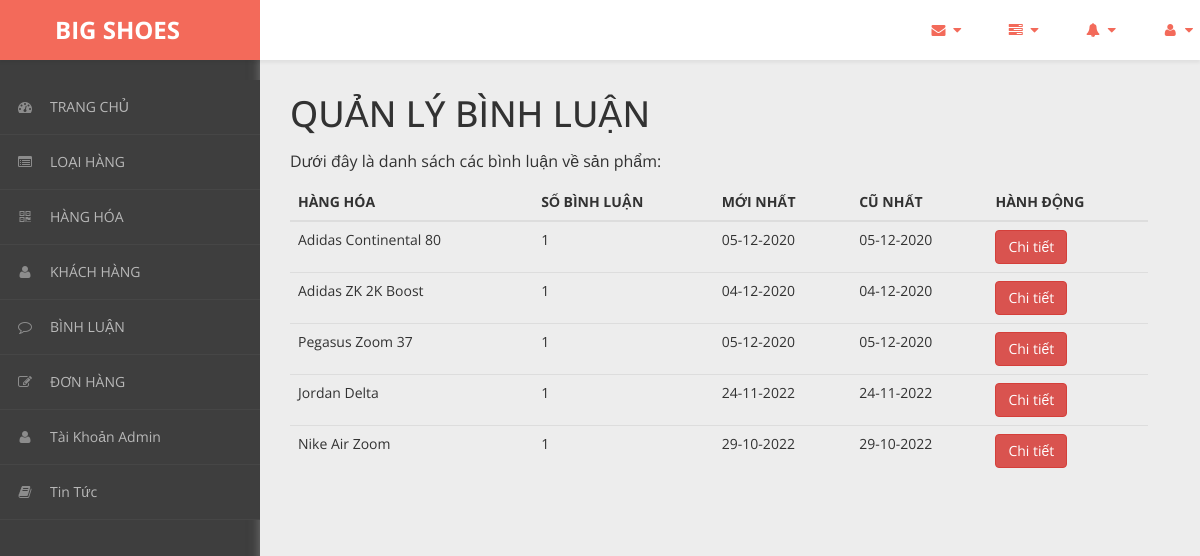
/admin/content/binh-luan/binh-luan-list.php (signed in), run on the app's committed database.
### tables this page shows
CREATE TABLE `hang_hoa` (
  `ma_hh` int(11) NOT NULL,
  `ten_hh` varchar(50) NOT NULL,
  `hinh` varchar(50) NOT NULL,
  `don_gia` int(11) NOT NULL,
  `giam_gia` int(11) NOT NULL,
  `mo_ta` varchar(500) NOT NULL,
  `ma_loai` int(11) NOT NULL
);

### admin/dao/pdo.php (called while the page is built, shortened)
<?php
    function pdo_get_connection(){
        $pdo = new PDO("mysql:host=localhost;dbname=bigshoes",'root','');
        $pdo->setAttribute(PDO::ATTR_ERRMODE, PDO::ERRMODE_EXCEPTION);
        return $pdo;
    }
    function pdo_query($sql){
        $sql_args = array_slice(func_get_args(),1);
        try{
            $conn = pdo_get_connection();
            $stmt = $conn ->prepare($sql);
            $stmt -> execute($sql_args);
            $rows = $stmt -> fetchAll();
            return $rows;
        }catch(PDOException $e){
            throw $e;
        }finally{
            unset($conn);
        }
    }
    ?>

### admin/dao/thong-ke.php (called while the page is built, shortened)
<?php
    require_once ('pdo.php');
    function thong_ke_binh_luan(){
    $sql = "SELECT hh.ma_hh, hh.ten_hh,"
            . " COUNT(*) so_luong,"
            . " MIN(bl.ngay_bl) cu_nhat,"
            . " MAX(bl.ngay_bl) moi_nhat"
            . " FROM binh_luan bl "
            . " JOIN hang_hoa hh ON hh.ma_hh=bl.ma_hh "
            . " GROUP BY hh.ma_hh, hh.ten_hh"
            . " HAVING so_luong > 0";
    return pdo_query($sql);
    }
?>

### admin/content/binh-luan/binh-luan-list.php (the view, shortened to what this page needs)
<!DOCTYPE html>
<html xmlns="http://www.w3.org/1999/xhtml">
<head>
    <link href="../../../css/admin/css/bootstrap.css" rel="stylesheet" />
    <link href="../../../css/admin/css/font-awesome.css" rel="stylesheet" />
    <link href="../../../css/admin/css/custom-styles.css" rel="stylesheet" />
</head>
<body>
    <div id="wrapper">
        <nav class="navbar navbar-default top-navbar" role="navigation">
            <div class="navbar-header">
                <a class="navbar-brand" href="../../../../bigshoes/trang-chinh/"><strong style = "margin-left: 40px;">BIG SHOES</strong></a>
            </div>
            <ul class="nav navbar-top-links navbar-right">
                <li class="dropdown">
                    <a class="dropdown-toggle" data-toggle="dropdown" href="#" aria-expanded="false">
                        <i class="fa fa-envelope fa-fw"></i> <i class="fa fa-caret-down"></i>
                    </a>
                </li>
                <li class="dropdown">
                    <a class="dropdown-toggle" data-toggle="dropdown" href="#" aria-expanded="false">
                        <i class="fa fa-tasks fa-fw"></i> <i class="fa fa-caret-down"></i>
                    </a>
                </li>
                <li class="dropdown">
                    <a class="dropdown-toggle" data-toggle="dropdown" href="#" aria-expanded="false">
                        <i class="fa fa-bell fa-fw"></i> <i class="fa fa-caret-down"></i>
                    </a>
                </li>
                <li class="dropdown">
                    <a class="dropdown-toggle" data-toggle="dropdown" href="#" aria-expanded="false">
                        <i class="fa fa-user fa-fw"></i> <i class="fa fa-caret-down"></i>
                    </a>
                </li>
            </ul>
        </nav>
        <nav class="navbar-default navbar-side" role="navigation">
            <div class="sidebar-collapse">
                <ul class="nav" id="main-menu">
                    <li>
                        <a href="../thong-ke/thong-ke-list.php"><i class="fa fa-dashboard"></i>TRANG CHỦ</a>
                    </li>
                    <li>
                        <a href="../loai-hang/loai-hang-list.php"><i class="fa fa-list-alt" aria-hidden="true"></i>LOẠI HÀNG</a>
                    </li>
                    <li>
                        <a href="../hang-hoa/hang-hoa-list.php"><i class="fa fa-qrcode"></i>HÀNG HÓA</a>
                    </li>
                    <li>
                        <a href="../khach-hang/khach-hang-list.php"><i class="fa fa-user"></i>KHÁCH HÀNG</a>
                    </li>
                    <li>
                        <a href="../binh-luan/binh-luan-list.php"><i class="fa fa-comment-o" aria-hidden="true"></i>BÌNH LUẬN</a>
                    </li>
                    <li>
                        <a href="../hoa-don/hoa-don-list.php"><i class="fa fa-edit"></i>ĐƠN HÀNG</a>
                    </li>
                    <li>
                        <a href="../tai_khoan_admin/thong-tin-tk.php"><i class="fa fa-user"></i>Tài Khoản Admin</a>
                    </li>
                    <li>
                        <a href="../tin-tuc/tin-tuc-list.php"><i class="fa fa-book"></i>Tin Tức</a>
                    </li>
                </ul>
            </div>
        </nav>
        <div id="page-wrapper">
		  <div class="header">
                        <div class="page-header">
                            <h1>QUẢN LÝ BÌNH LUẬN</h1>
                            <p>Dưới đây là danh sách các bình luận về sản phẩm: </p>
                            <?php
                                require_once ('../../daO/thong-ke.php');
                                $items = thong_ke_binh_luan();
                            ?>
                            <table class="table table-hover">
                                <thead>
                                  <tr>
                                    <th>HÀNG HÓA</th>
                                    <th>SỐ BÌNH LUẬN</th>
                                    <th>MỚI NHẤT</th>
                                    <th>CŨ NHẤT</th>
                                    <th>HÀNH ĐỘNG</th>
                                  </tr>
                                </thead>
                                <tbody>
                                <?php foreach($items as $item){
                                     extract($item);
                                    ?>
                                  <tr>
                                    <td><?=$ten_hh?></td>
                                    <td><?=$so_luong?></td>
                                    <td><?=$moi_nhat?></td>
                                    <td><?=$cu_nhat?></td>
                                    <td><a href="binh-luan-detail.php?ma_hh=<?=$ma_hh?>"><button class="btn btn-danger">Chi tiết</button></a></td>
                                  </tr>
                                <?php } ?>
                                </tbody>
                              </table>
                        </div>
		</div>
            </div>
        </div>
</body>
</html>

### css/admin/css/custom-styles.css (style rules this page uses)
body { font-family: 'Open Sans', sans-serif; background: #3E3E3E; }
#wrapper { width: 100%; }
#page-wrapper { padding: 15px 15px; min-height: 600px; background: #EDEDED; }
h1, .h1, h2, .h2, h3, .h3 { margin-top: 7px; margin-bottom: -5px; }
p { font-size:16px; line-height:25px; padding-top:20px; }
.navbar-side { z-index: 0; }
.navbar-side .nav > li > a > i { color: #8C8C8C;padding: 8px;width: 30px;text-align: center; }
.top-navbar { position: fixed; width: 100%; z-index: 300; -webkit-box-shadow: 0 3px 3px rgba(0, 0, 0, 0.05); -moz-box-shadow: 0 3px 3px rgba(0, 0, 0, 0.05); box-shadow: 0 3px 3px rgba(0, 0, 0, 0.05); }
.navbar-side { z-index: 1; position: fixed; width: 260px; top: 80px; }
#page-wrapper { position: relative; top: 55px; box-shadow: 0 0 10px #757575; -moz-box-shadow: 0 0 10px #757575; -webkit-box-shadow: 0 0 10px #757575; }
.page-header { margin: 0;border-bottom: 1px solid transparent;text-align: left;background-color: rgb(237, 237, 237);padding: 32px 22px 32px 0;color: #323232; }
.header { margin: 0 30px; }
.top-navbar { margin:0px; }
.top-navbar .navbar-brand { color: #fff;width: 260px;text-align: left;height: 60px;font-size: 24px;font-weight: 700;line-height: 30px;background: #F36A5A; }
.top-navbar .nav > li { position: relative; display: inline-block; margin: 0px; padding: 0px; }
.top-navbar .nav > li > a { position: relative; display: block; padding: 20px;color: #FFFFFF; margin: 0px; }
.sidebar-collapse , .sidebar-collapse .nav { background:none; }
.sidebar-collapse .nav { padding:0; }
.sidebar-collapse .nav > li > a { color: #B8B8B8; background:transparent; text-shadow:none; font-size: 14px; }
.sidebar-collapse > .nav > li > a { padding: 12px 10px; }
.sidebar-collapse > .nav > li { border-bottom: 1px solid rgba(107, 108, 109, 0.19); }
.navbar-side { border:none; background: #3E3E3E; }
.top-navbar { background: #FFFFFF; border-bottom:none; }
.top-navbar .nav > li > a > i { margin-right: 2px; }
.navbar-default { border:0px solid black; }
.navbar-header { background: transparent; }
.nav > li > a > i { margin-right:10px; color: rgb(243, 106, 90); }
@media (min-width:768px) { #page-wrapper { margin: 0 0 0 260px; padding: 0; min-height: 1200px; } }
@media (min-width:768px) { .navbar-side { width: 260px; z-index: 1; } }
@media (min-width:768px) { .navbar { border-radius: 0px; } }

### data on the page
hang_hoa: ten_hh "Adidas Continental 80", so_luong "1", moi_nhat "05-12-2020", cu_nhat "05-12-2020"
hang_hoa: ten_hh "Adidas ZK 2K Boost", so_luong "1", moi_nhat "04-12-2020", cu_nhat "04-12-2020"
hang_hoa: ten_hh "Pegasus Zoom 37", so_luong "1", moi_nhat "05-12-2020", cu_nhat "05-12-2020"
hang_hoa: ten_hh "Jordan Delta", so_luong "1", moi_nhat "24-11-2022", cu_nhat "24-11-2022"
hang_hoa: ten_hh "Nike Air Zoom", so_luong "1", moi_nhat "29-10-2022", cu_nhat "29-10-2022"
